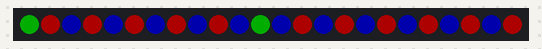
Simulated run of this sketch. Board: Arduino Uno, built with avr-gcc and run on an emulated ATmega328P. Shown: 24 RGB LEDs in strip order, left to right. Dim RGB values are drawn brighter than linear; random numbers use the default seed unless the sketch sets one.

Above: at 0.6 s.
At 6.7 s:
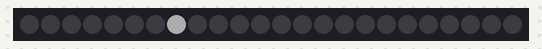
At 23.5 s:
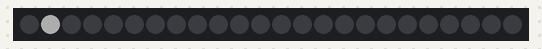
At 24.5 s:
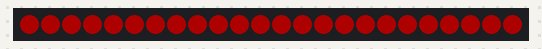

Measured:
- what the display in image 1 shows lasts 1.0 s, from 6.6 s to 7.6 s
- what the display in image 3 shows lasts 5.0 s, from 24.4 s to 29.4 s

The sketch:

index.ino
```cpp
#include <Wire.h>
#include <DS3231.h>
#include <Adafruit_NeoPixel.h>

#define PIN 6
#define NUMPIXELS 24

Adafruit_NeoPixel strip = Adafruit_NeoPixel(NUMPIXELS, PIN, NEO_GRB + NEO_KHZ800);
RTClib myRTC;

uint32_t green = strip.Color(0, 255, 0);
uint32_t red = strip.Color(255, 0, 0);
uint32_t blue = strip.Color(0, 0, 255);
uint32_t white = strip.Color(255, 255, 255);

uint32_t initialColors[NUMPIXELS];

void setInitialColors() {
  strip.clear();
  strip.setPixelColor(0, green);
  initialColors[0] = green;
  strip.setPixelColor(11, green);
  initialColors[11] = green;

  int redDiods[] = {1, 3, 5, 7, 9, 13, 15, 17, 19, 21, 23};
  for (int i = 0; i < 11; i++) {
    strip.setPixelColor(redDiods[i], red);
    initialColors[redDiods[i]] = red;
  }

  int blueDiods[] = {2, 4, 6, 8, 10, 12, 14, 16, 18, 20, 22};
  for (int i = 0; i < 11; i++) {
    strip.setPixelColor(blueDiods[i], blue);
    initialColors[blueDiods[i]] = blue;
  }

  strip.show();
}

void rouletteAnimation(uint8_t initialSpeed, uint8_t rounds, int stopPosition) {
  int currentPos = 0;
  int totalSteps = NUMPIXELS * rounds + stopPosition;
  uint8_t speed = initialSpeed;

  for (int step = 0; step < totalSteps; step++) {
    for (int j = 0; j < NUMPIXELS; j++) {
      strip.setPixelColor(j, initialColors[j]);
    }

    strip.setPixelColor(currentPos, white);
    strip.show();
    delay(speed);

    currentPos++;
    if (currentPos >= NUMPIXELS) {
      currentPos = 0;
    }

    if (step > totalSteps - NUMPIXELS) {
      speed += 5;
    }
  }
}

void setup() {
  strip.begin();
  strip.setBrightness(50);
  strip.show();
  Serial.begin(57600);
  Wire.begin();
  delay(500);

  setInitialColors();
}

void loop() {
  delay(2000);
  int winningNumber = getRandomNumber(24);
  int winningPos = winningNumber - 1;

  rouletteAnimation(50, 2, winningPos);

  strip.clear();
  strip.setPixelColor(winningPos, white);
  strip.show();
  delay(1000);

  uint32_t colorToSet = initialColors[winningPos];
  for (int i = 0; i < NUMPIXELS; i++) {
    strip.setPixelColor(i, colorToSet);
  }
  strip.show();

  delay(5000);

  strip.clear();
  strip.show();
  delay(5000);
}

int getRandomNumber(int max) {
  return random(1, max + 1);
}
```
